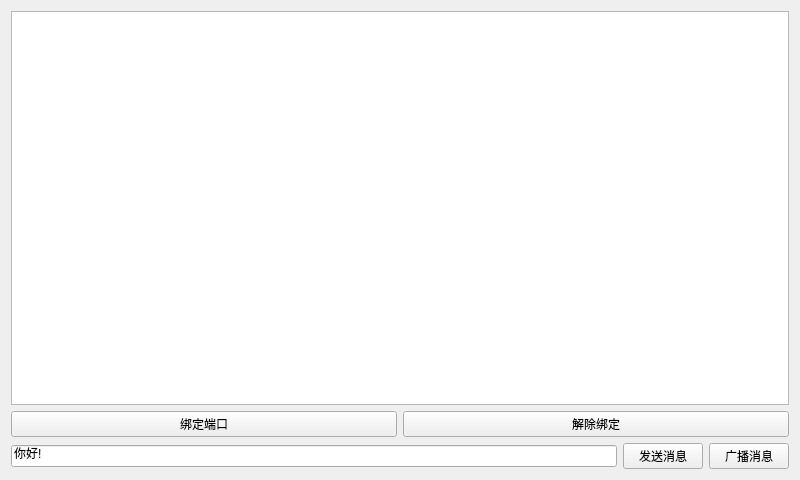
<?xml version="1.0" encoding="UTF-8"?>
<ui version="4.0">
 <class>Widget</class>
 <widget class="QWidget" name="Widget">
  <property name="geometry">
   <rect>
    <x>0</x>
    <y>0</y>
    <width>800</width>
    <height>480</height>
   </rect>
  </property>
  <property name="windowTitle">
   <string>Widget</string>
  </property>
  <layout class="QVBoxLayout" name="verticalLayout">
   <item>
    <widget class="QTextBrowser" name="textBrowser"/>
   </item>
   <item>
    <layout class="QHBoxLayout" name="horizontalLayout">
     <item>
      <widget class="QPushButton" name="pushButton">
       <property name="text">
        <string>绑定端口</string>
       </property>
      </widget>
     </item>
     <item>
      <widget class="QPushButton" name="pushButton_2">
       <property name="text">
        <string>解除绑定</string>
       </property>
      </widget>
     </item>
    </layout>
   </item>
   <item>
    <layout class="QHBoxLayout" name="horizontalLayout_2">
     <item>
      <widget class="QLineEdit" name="lineEdit">
       <property name="text">
        <string>你好!</string>
       </property>
      </widget>
     </item>
     <item>
      <widget class="QPushButton" name="pushButton_3">
       <property name="text">
        <string>发送消息</string>
       </property>
      </widget>
     </item>
     <item>
      <widget class="QPushButton" name="pushButton_4">
       <property name="text">
        <string>广播消息</string>
       </property>
      </widget>
     </item>
    </layout>
   </item>
  </layout>
 </widget>
 <resources/>
 <connections/>
</ui>
